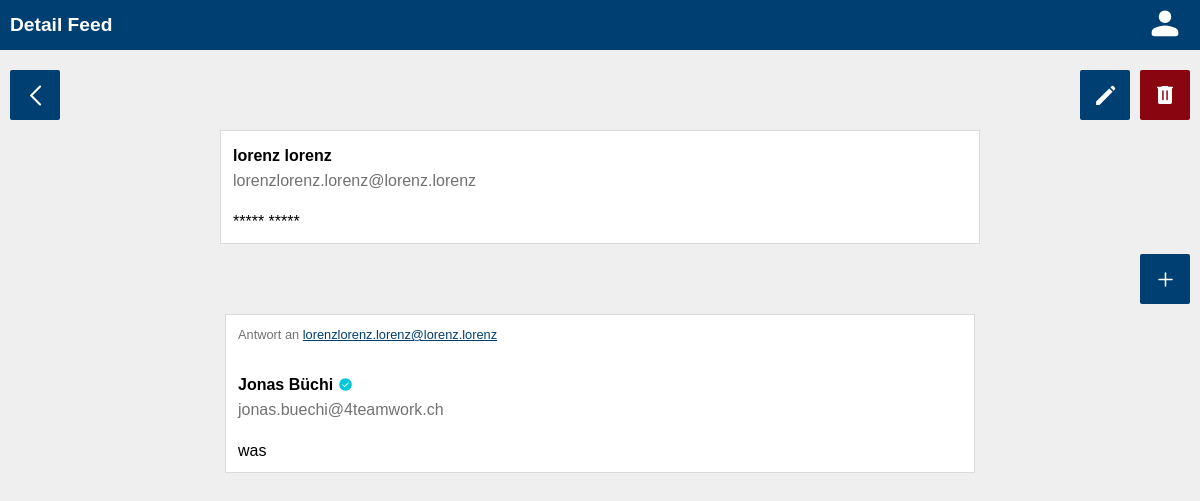
Screenshot of /feeds/58 (signed in) with the database file from the repository.
### feeds/models.py (models this page shows, shortened)
class Feed(models.Model):
    text = models.TextField(max_length=200)
    author = models.ForeignKey(
        User,
        on_delete=models.CASCADE,
        related_name="feeds",
    )
    class Meta:
        ordering = ["-id"]

### authentication/models.py (models this page shows)
class User(AbstractUser):
    first_name = models.CharField(max_length=100, verbose_name="Vorname")
    last_name = models.CharField(max_length=100, verbose_name="Nachname")
    username = models.EmailField(unique=True, verbose_name="Benutzername")
    email = models.EmailField(unique=True, verbose_name="E-Mail Adresse")
    USERNAME_FIELD = "email"
    REQUIRED_FIELDS = ["username"]
    birthdate = models.DateField(null=True, verbose_name="Geburtsdatum")
    verified = models.BooleanField(null=True)
    role = models.ForeignKey(
        Role, on_delete=models.SET_NULL, related_name="roles", null=True, blank=True
    )

### commentary/models.py (models this page shows, shortened)
class Commentary(models.Model):
    text = models.TextField(max_length=200)
    feed = models.ForeignKey(
        Feed, on_delete=models.CASCADE, related_name="commentaries"
    )
    author = models.ForeignKey(
        User, on_delete=models.CASCADE, related_name="commentaries"
    )
    class Meta:
        ordering = ["-id"]

### feeds/views.py (the view)
# urls.py: path("feeds/<slug:pk>", FeedView.as_view(), name="feed"),
class FeedView(generic.DetailView):
    model = Feed
    template_name = "feeds/feed.html"

### feeds/templates/feeds/feed.html (shortened to what this page needs)
{% load static %}
<!DOCTYPE html>
<html lang="en">
<head>
    <link rel="stylesheet" href="{% static 'global.css' %}">
    <link rel="stylesheet" href="{% static 'header.css' %}">
    <link rel="stylesheet" href="{% static 'style.css' %}">
    <link rel="stylesheet" href="{% static 'feeds.css' %}">
</head>
<body>
<header>
    <div class="grid-header">
        <h1 class="title">Detail Feed</h1>
        <div class="profile">
            <a href="{% url 'user' request.user.id %}"><img src="{% static 'svgs/account.svg' %}" height="40px"/></a>
        </div>
    </div>
</header>
<main>
    {% if request.user.id == feed.author.id or perms.feeds.view_feed %}
        <div class="grid-buttons grid-buttons-detail">
            <a href="{% url 'feeds' %}" class="crud-button back">
                <img src="{% static 'svgs/back.svg' %}" height="25px"/>
            </a>
            {% if request.user.id == feed.author.id or perms.feeds.change_feed %}
                <a href="{% url 'feed_update' feed.id %}" class="crud-button update">
                    <img src="{% static 'svgs/edit.svg' %}" height="25px"/>
                </a>
            {% endif %}
            {% if request.user.id == feed.author.id or perms.feeds.delete_feed %}
                <form class="delete" action="{% url 'feed_delete' feed.id %}" method="post">
                    <input type="image" src="{% static 'svgs/delete.svg' %}" value=""/>
                </form>
            {% endif %}
        </div>
        <div class="card feed">
            <a href="{% url 'user' feed.author.id %}" class="author">
                <div class="fulname-container">
                    {% if feed.author.first_name != "" and feed.author.last_name != "" %}
                        <p class="fulname">{{ feed.author.first_name }} {{ feed.author.last_name }}</p>
                    {% else %}
                        <p class="fulname">Unknown</p>
                    {% endif %}
                </div>
                <p class="email">{{ feed.author.email }}</p>
            </a>
            <div class="text">
                <p>{{ feed.text }}</p>
            </div>
        </div>
        {% if perms.commentary.view_commentary %}
            <div class="grid-buttons grid-buttons-home">
                {% if request.user.id == feed.author.id or perms.commentary.add_commentary %}
                    <a href="{% url 'commentary_create' feed.id %}" class="crud-button create">
                        <img src="{% static 'svgs/add.svg' %}" height="25px"/>
                    </a>
                {% endif %}
            </div>
            <div class="grid-commentaries">
                {% for commentary in feed.commentaries.all %}
                    <a href={% url 'commentary' commentary.id %}>
                        <div class="card commentary">
                            <div class="answer">
                                <p>Antwort an <span class="answer-email">{{ commentary.feed.author.email }}</span></p>
                            </div>
                            <div class="author">
                                <div class="fulname-container">
                                    {% if commentary.author.first_name != "" and commentary.author.last_name != "" %}
                                        <p class="fulname">{{ commentary.author.first_name }} {{ commentary.author.last_name }}</p>
                                    {% else %}
                                        <p class="fulname">Unknown</p>
                                    {% endif %}
                                    {% for group in commentary.author.groups.values %}
                                        {% if group.name == "verified" %}
                                            <img class="verify" src="{% static 'svgs/verified.svg' %}" height="15px"/>
                                        {% endif %}
                                    {% endfor %}
                                </div>
                                <p class="email">{{ commentary.author.email }}</p>
                            </div>
                            <div class="text">
                                <p>{{ commentary.text }}</p>
                            </div>
                        </div>
                    </a>
                {% endfor %}
            </div>
        {% endif %}
    {% else %}
        <div class="no-perm">
            <p>Zugriff verweigert</p>
        </div>
    {% endif %}
</main>

### authentication/static/global.css (style rules this page uses)
* { margin: 0; padding: 0; font-family: "Quicksand-Regular", sans-serif; }
html, body { height: 100%; background-color: #EFEFEF; }
main { position: relative; padding: 10px; }
a { color: #003f72; text-decoration: none; }

### authentication/static/header.css (style rules this page uses)
header { height: 50px; background-color: #003f72; color: white; font-weight: bold; padding: 0 10px; }
.grid-header { display: grid; grid-template-rows: 50px; grid-template-columns: 1fr 50px; grid-template-areas: "title profile"; }
header .title { grid-area: title; font-size: 1.2rem; display: flex; align-items: center; }
.profile { grid-area: profile; display: flex; justify-content: center; align-items: center; filter: invert(); }
.profile a { justify-content: center; align-items: center; }

### authentication/static/style.css (style rules this page uses)
.card { border-color: #d9d9d9; border-width: 1px; border-style: solid; background-color: white; }
@media screen and (min-width: 520px) { main > .card { width: 500px; margin: 0 auto; } }
@media screen and (min-width: 520px) { main > .feed { width: 474px; } }
@media screen and (min-width: 770px) { main > .card { width: 750px; margin: 0 auto; } }
@media screen and (min-width: 770px) { main > .feed { width: 734px; } }

### feeds/static/feeds.css (style rules this page uses)
.grid-buttons { display: grid; grid-gap: 10px; grid-template-columns: 50px 1fr 50px 50px 50px; grid-template-rows: 50px; margin: 10px 0; }
.grid-buttons-home { grid-template-areas: ". . . . create"; }
.grid-buttons-detail { grid-template-areas: "back . . update delete"; }
.crud-button { cursor: pointer; display: flex; justify-content: center; align-items: center; color: white; font-size: 1.2rem; font-weight: bold; border-radius: 2px; }
.crud-button img { filter: invert(); }
.back { grid-area: back; background-color: #003f72; }
.delete { grid-area: delete; background-color: #890611; border-radius: 2px; }
.delete input { grid-area: input; width: 24px; height: 24px; padding: 13px; border-width: 0; color: white; font-size: 1.2rem; font-weight: bold; cursor: pointer; display: flex; background-color: transparent; filter: invert(); }
.update { grid-area: update; background-color: #003f72; }
.create { grid-area: create; background-color: #003f72; }
.feed { display: grid; grid-gap: 20px; grid-template-columns: 1fr; grid-template-rows: 50px 1fr; grid-template-areas: "author" "text"; padding: 12px; }
.feed a, .feed p, .commentary a, .commentary p { text-decoration: none; color: black; word-break: break-word; }
.feed .author { grid-area: author; display: grid; grid-template-rows: 1fr 1fr; grid-template-columns: 1fr 25px; grid-template-areas: "fulname-container" "email"; }
.verify { grid-area: verify; }
.author .fulname-container { font-weight: bold; grid-area: fulname-container; display: flex; align-items: center; }
.fulname { margin: 0 5px 0 0; }
.author .email { grid-area: email; display: flex; align-items: center; color: #727272 }
.feed .text { grid-area: text; }
.grid-commentaries { display: grid; grid-gap: 20px; }
.commentary { display: grid; grid-gap: 20px; grid-template-columns: 1fr; grid-template-rows: 25px 50px 1fr; grid-template-areas: "answer" "author" "text"; padding: 12px; }
.commentary .author { grid-area: author; display: grid; grid-template-rows: 1fr 1fr; grid-template-columns: 1fr; grid-template-areas: "fulname-container" "email"; }
.commentary .answer { grid-area: answer; }
.answer { font-size: 0.8rem; }
.answer p { color: #727272 }
.answer .answer-email { text-decoration: underline; color: #003f72; }
@media screen and (min-width: 520px) { main > .grid-feeds, main > .grid-commentaries, main > .grid-warns { width: 500px; margin: 0 auto; } }
@media screen and (min-width: 770px) { main > .grid-feeds, main > .grid-commentaries, main > .grid-warns { width: 750px; } }

### rows the page displays
Feed: author.first_name "lorenz", author.last_name "lorenz", author.email "lorenzlorenz.lorenz@lorenz.lorenz", text "***** *****"
Commentary: feed.author.email "lorenzlorenz.lorenz@lorenz.lorenz", author.first_name "Jonas", author.last_name "Büchi", author.email "jonas.buechi@4teamwork.ch", text "was"
